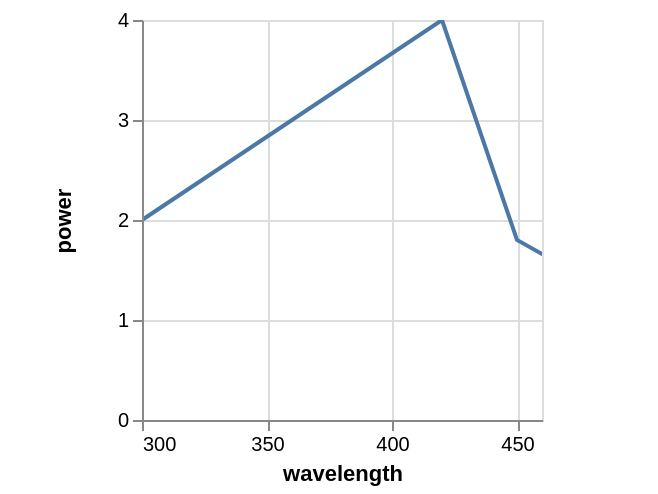

The Vega-Lite source for this figure:
### Vega specification from a JSON file in a GitHub repository (floating-point values rounded to 4 significant figures)
{"$schema": "https://vega.github.io/schema/vega/v3.0.json", "autosize": "pad", "padding": 5, "width": 200, "height": 200, "style": "cell", "data": [{"name": "source_0", "values": [{"wavelength": 250, "power": 1}, {"wavelength": 300, "power": 2}, {"wavelength": 420, "power": 4}, {"wavelength": 450, "power": 1.8}, {"wavelength": 500, "power": 1.1}]}, {"name": "data_1", "source": "source_0", "transform": [{"type": "formula", "expr": "toNumber(datum[\"wavelength\"])", "as": "wavelength"}, {"type": "formula", "expr": "toNumber(datum[\"power\"])", "as": "power"}, {"type": "filter", "expr": "datum[\"wavelength\"] !== null && !isNaN(datum[\"wavelength\"]) && datum[\"power\"] !== null && !isNaN(datum[\"power\"])"}]}, {"name": "data_2", "source": "source_0", "transform": [{"type": "formula", "expr": "toNumber(datum[\"wavelength\"])", "as": "wavelength"}, {"type": "formula", "expr": "toNumber(datum[\"power\"])", "as": "power"}, {"type": "filter", "expr": "datum[\"wavelength\"] !== null && !isNaN(datum[\"wavelength\"]) && datum[\"power\"] !== null && !isNaN(datum[\"power\"])"}]}], "marks": [{"name": "layer_0_marks", "type": "line", "clip": true, "style": ["line"], "sort": {"field": "datum[\"wavelength\"]", "order": "descending"}, "from": {"data": "data_1"}, "encode": {"update": {"stroke": {"value": "#4c78a8"}, "x": {"scale": "x", "field": "wavelength"}, "y": {"scale": "y", "field": "power"}}}}, {"name": "layer_1_marks", "type": "symbol", "style": ["point"], "from": {"data": "data_2"}, "encode": {"update": {"opacity": {"value": 0}, "fill": {"value": "#4c78a8"}, "x": {"scale": "x", "field": "wavelength"}, "y": {"scale": "y", "field": "power"}}}}], "scales": [{"name": "x", "type": "linear", "domain": [300, 450], "range": [0, {"signal": "width"}], "nice": true, "zero": false}, {"name": "y", "type": "linear", "domain": {"fields": [{"data": "data_1", "field": "power"}, {"data": "data_2", "field": "power"}]}, "range": [{"signal": "height"}, 0], "nice": true, "zero": true}], "axes": [{"scale": "x", "orient": "bottom", "title": "wavelength", "labelFlush": true, "labelOverlap": true, "tickCount": {"signal": "ceil(width/40)"}, "zindex": 1}, {"scale": "x", "orient": "bottom", "grid": true, "tickCount": {"signal": "ceil(width/40)"}, "gridScale": "y", "domain": false, "labels": false, "maxExtent": 0, "minExtent": 0, "ticks": false, "zindex": 0}, {"scale": "y", "orient": "left", "title": "power", "labelOverlap": true, "tickCount": {"signal": "ceil(height/40)"}, "zindex": 1}, {"scale": "y", "orient": "left", "grid": true, "tickCount": {"signal": "ceil(height/40)"}, "gridScale": "x", "domain": false, "labels": false, "maxExtent": 0, "minExtent": 0, "ticks": false, "zindex": 0}], "config": {"axisY": {"minExtent": 30}}}
